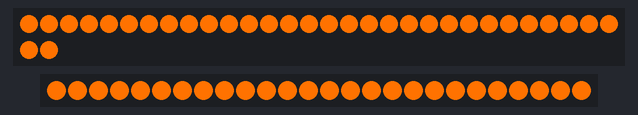
Recording of a sketch running on a simulated Arduino Uno, built with avr-gcc and run on an emulated ATmega328P. Shown: 32 RGB LEDs in strip order, left to right, continuing on the next row, 26 RGB LEDs in strip order, left to right. Random numbers use the default seed unless the sketch sets one; what the sketch prints to the serial monitor is not drawn.

Above: at 3.11 s.
At 11.72 s:
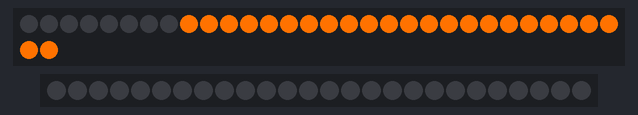
At 15.15 s:
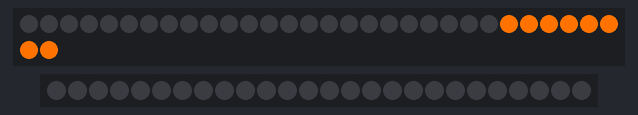
At 16.49 s:
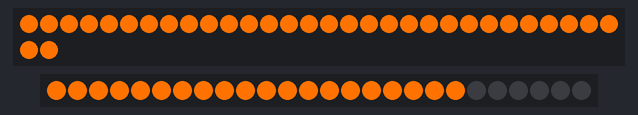
At 17.64 s:
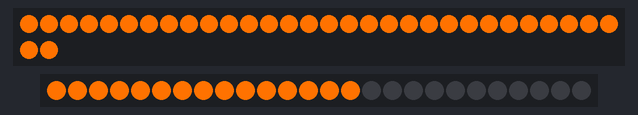
At 34.8 s:
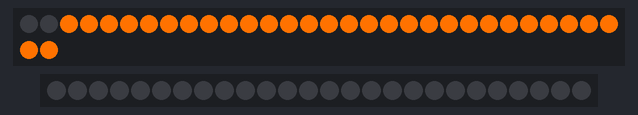

The sketch:

trombone_breathing_exhibition.ino
```cpp
#include <Adafruit_NeoPixel.h>
#ifdef __AVR__
#include <avr/power.h>
#endif

#define PIN 5
#define PIN2 6
#define NUMPIXEL 32
#define NUMPIXEL2 26


// Parameter 1 = number of pixels in strip
// Parameter 2 = Arduino pin number (most are valid)
// Parameter 3 = pixel type flags, add together as needed:
//   NEO_KHZ800  800 KHz bitstream (most NeoPixel products w/WS2812 LEDs)
//   NEO_KHZ400  400 KHz (classic 'v1' (not v2) FLORA pixels, WS2811 drivers)
//   NEO_GRB     Pixels are wired for GRB bitstream (most NeoPixel products)
//   NEO_RGB     Pixels are wired for RGB bitstream (v1 FLORA pixels, not v2)
//   NEO_RGBW    Pixels are wired for RGBW bitstream (NeoPixel RGBW products)
Adafruit_NeoPixel strip = Adafruit_NeoPixel(NUMPIXEL, PIN, NEO_GRB + NEO_KHZ800);
Adafruit_NeoPixel strip2 = Adafruit_NeoPixel(NUMPIXEL2, PIN2, NEO_GRB + NEO_KHZ800);

// IMPORTANT: To reduce NeoPixel burnout risk, add 1000 uF capacitor across
// pixel power leads, add 300 - 500 Ohm resistor on first pixel's data input
// and minimize distance between Arduino and first pixel.  Avoid connecting
// on a live circuit...if you must, connect GND first.


int lightOn;
int lightOn2;
int lightOnMax;
int moveLight;

int avarageB;
int avarageA;
int sampleSize = 5;

int breathSensor;
int breathSensorMax;
int breathSensorMin;

int armSensor;
int armSensorMax;
int armSensorMin;

int breathPin = A3;
int armBendPin = A2;
int calibButtonPin = 10;

boolean buttonState;
boolean lastButtonState;

int R = 255;
int G = 114;
int B = 0;

boolean armSensorOn = true;
boolean breathSensorOn = true;

int animLight = 1;

int sensorOffcntr;

int fakeCounter;
int fakeMax;
int inc=1;

int fakeArmCnt;
int fakeArmMax;
int arminc=1;

boolean fakeArmOn=false;

void setup() {

  Serial.begin(9600);
  strip.begin();
  strip.show(); // Initialize all pixels to 'off'
  strip.setBrightness(255);

  strip2.begin();
  strip2.show(); // Initialize all pixels to 'off'
  strip2.setBrightness(255);

  pinMode(calibButtonPin, INPUT_PULLUP);
  //pinMode(breathPin,INPUT_PULLUP);
  //pinMode(armBendPin,INPUT_PULLUP);


 delay(500);

  //avarageB = analogRead(breathPin);
 // avarageA = analogRead(armBendPin);


//
//  if (avarageB < 1023){
//    breathSensorOn = true;
//  }
//  else {
//    breathSensorOn = false;
//    Serial.println("no breathing sensor calibration");
//  }
//  if (avarageA < 1023) {
//    armSensorOn = true;
//  }
//  else{
//    armSensorOn = false;
//    Serial.println("no arm sensor calibration");
//  }

/*
  if (breathSensorOn){
    calibrationBreath();
  }
  else {
    breathSensorMax=1015;
    breathSensorMin=800;
  }
  if (armSensorOn){
    calibrationArm();
  }
  else {
    armSensorMax=600;
    armSensorMin=200;
  }
*/
 breathSensorMin=0 ;
 breathSensorMax=516;

armSensorMax=255;
armSensorMin=0;

}


void loop() {

/*
  // read breathing sensor
  breathSensor = analogRead(breathPin);

  // read arm bend sensor
  armSensor = analogRead(armBendPin);


// check if the sensor is still there

  if (breathSensor < 1019) {
    breathSensorOn = true;
    sensorOffcntr=0;
  }
  else {
    sensorOffcntr++;
  }
  if (armSensor< 1023) {
    armSensorOn = true;
  }
  else {
   // armSensorOn = false;
  }

// if the breathsensor stays 1019 or bigger for loing time, then go to full mode
if (sensorOffcntr>2000){
  breathSensorOn = false;
}
  //-----------------------------------

  // smooth out with avarage
  breathSensor = ( avarageB * (sampleSize - 1) + breathSensor) / sampleSize;
  avarageB = breathSensor;

  // smooth out with avarage
  armSensor = ( avarageA * (sampleSize - 1) + armSensor) / sampleSize;
  avarageA = armSensor;


  // read calib button and call the callibration if necessary
  buttonState = digitalRead(calibButtonPin);
  if (buttonState != lastButtonState && buttonState == LOW) {
    if (breathSensorOn)calibrationBreath();
    if (armSensorOn)calibrationArm();
  }
  lastButtonState = buttonState;
  //------------------------------------

  Serial.print("breathSensor :");
  Serial.print(breathSensor);

  Serial.print(" \t ");
  Serial.print("armSensor :");
  Serial.print(armSensor);
*/

// fake breath
breathSensor=fakeBreath();


  int totalPixelNum=NUMPIXEL + NUMPIXEL2;

  if (breathSensorOn) {
    // map the readhing of breath sensor to which light should be on
    breathSensor = constrain(breathSensor, breathSensorMin, breathSensorMax);
    lightOn = map(breathSensor, breathSensorMin, breathSensorMax,-1, totalPixelNum);
    Serial.println(lightOn);
  }
  else {

//    if (lightOn <= 0 || lightOn >= totalPixelNum) {
//      animLight = -animLight;
//    }
//    lightOn = lightOn + animLight;

  // all of them are on
  lightOn=totalPixelNum;
     delay(10);
  }

  lightOn=constrain(lightOn,0, totalPixelNum);

//  Serial.print(" \t ");
//  Serial.print("lightOn :");
//  Serial.print(lightOn);
//
//  Serial.print(" \t ");
//  Serial.print("animationMode :");
//  Serial.print(breathSensorOn);
//
//  Serial.print(" \t ");
//  Serial.print("cntr :");
//  Serial.print(sensorOffcntr);
//
//
//  Serial.println();

//fake arm
long timing = millis();
if (timing%1078 == random(300)){
  fakeArmOn=true;
      if (fakeArmCnt<=0){
    fakeArmMax = random(5,22);
    fakeArmMax = fakeArmMax*12;
    fakeArmMax = constrain (fakeArmMax, 0,armSensorMax);
    arminc = random (1,4);

  }
}
if (fakeArmOn){
armSensor=fakeArm();
if (armSensor <=0){
  fakeArmOn=false;
}
}


  if (armSensorOn) {
    // decide the color of pixel with arm sensor
    armSensor = constrain(armSensor, armSensorMin, armSensorMax);
    R = map(armSensor, armSensorMin, armSensorMax, 255,114);
    G = map(armSensor, armSensorMin, armSensorMax, 114,255);
    B = map(armSensor, armSensorMin, armSensorMax, 0, 0);
  }
  else {
    R = 255;
    G = 114;
    B = 0;
  }

  for (int i = 1; i < NUMPIXEL+1; i++) {


    if (i < lightOn) {
      strip.setPixelColor(NUMPIXEL- i, strip.Color(R, G, B) );
    }
    else  strip.setPixelColor(NUMPIXEL- i, strip.Color(0, 0, 0) );
  }

  for (int i = 0; i < NUMPIXEL2; i++) {
    if (i < lightOn - NUMPIXEL) {
      strip2.setPixelColor(i, strip2.Color(R, G, B) );
    }
    else  strip2.setPixelColor(i, strip2.Color(0, 0, 0) );
  }


  strip.show();
  strip2.show();


  delay(10);
}


void calibrationBreath() {
  breathSensorMax = 0;
  breathSensorMin = 1023;

  Serial.println("calibration Breath sensor starts");

  for (int i = 0; i < 1000; i++) {
    breathSensor = analogRead(breathPin);
    Serial.print("breathSensor : ");
    Serial.println(breathSensor);
    if (breathSensor > breathSensorMax) {
      breathSensorMax = breathSensor;
    }
    if (breathSensor < breathSensorMin) {
      breathSensorMin = breathSensor;
    }
    // map the readhing of breath sensor to which light should be on
    breathSensor = constrain(breathSensor, breathSensorMin, breathSensorMax);
    lightOn = map(breathSensor, breathSensorMin, breathSensorMax, -1,NUMPIXEL);


    for (int i = 0; i < NUMPIXEL; i++) {
      if (i < lightOn) {
        strip.setPixelColor(NUMPIXEL - i, strip.Color(0, 255, 0) );
      }
      else  strip.setPixelColor(NUMPIXEL - i, strip.Color(0, 0, 0) );
    }
    strip.show();
    delay(10);
  }

  for (int i = 0; i < NUMPIXEL; i++) {
    strip.setPixelColor(i, strip.Color(0, 0, 0) );
  }
  strip.show();

    // in case there was no sensor input during the calibration, use the default min/max value
if (breathSensorMax-breathSensorMin <10){
  breathSensorMax=1015;
    breathSensorMin=800;
}
  Serial.print("breathSensorMin :");
  Serial.print(breathSensorMin);
  Serial.print("\t");
  Serial.print("breathSensorMax :");
  Serial.print(breathSensorMax);
  Serial.println();
  Serial.println("calibration Breath sensor ends");
}

void calibrationArm() {
  armSensorMax = 0;
  armSensorMin = 1023;
  Serial.println("calibration Arm sensor starts");

  for (int i = 0; i < 1000; i++) {

    armSensor = analogRead(armBendPin);
    Serial.print("armSensor : ");
    Serial.println(armSensor);
    if (armSensor > armSensorMax) {
      armSensorMax = armSensor;
    }
    if (armSensor < armSensorMin) {
      armSensorMin = armSensor;
    }

    armSensor = constrain(armSensor, armSensorMin, armSensorMax);
    lightOn2 = map(armSensor, armSensorMin, armSensorMax, NUMPIXEL2,-1);


    for (int i = 0; i < NUMPIXEL2; i++) {
      if (i < lightOn2) {
        strip2.setPixelColor(NUMPIXEL2 - i, strip2.Color(0, 255, 0) );
      }
      else  strip2.setPixelColor(NUMPIXEL2 - i, strip2.Color(0, 0, 0) );
    }
    strip2.show();

    delay(10);
  }

  for (int i = 0; i < NUMPIXEL2; i++) {
    strip2.setPixelColor(i, strip2.Color(0, 0, 0) );
  }
  strip2.show();

    if (armSensorMax-armSensorMin <50){
    armSensorMax=600;
    armSensorMin=200;
}

  Serial.print("armSensorMin :");
  Serial.print(armSensorMin);
  Serial.print("\t");
  Serial.print("armSensorMax :");
  Serial.print(armSensorMax);
  Serial.println();
  Serial.println("calibration arm sensor ends");
}

int fakeBreath(){

  if (fakeCounter<=0){
    fakeMax = random(12,48);
    //fakeMax = fakeMax*12;
    fakeMax =breathSensorMax;
    fakeMax = constrain (fakeMax, 0,breathSensorMax);
    inc = random (2,5);
  }

if (fakeCounter >=fakeMax){
  inc = -inc;
  int pause = random(100, 700);
  delay (pause);
}
fakeCounter= fakeCounter+inc;

fakeCounter= constrain(fakeCounter,0,breathSensorMax);
return fakeCounter;

}

int fakeArm(){


if (fakeArmCnt >=fakeArmMax){
  arminc = -arminc;
}
fakeArmCnt= fakeArmCnt+arminc;

fakeArmCnt= constrain(fakeArmCnt,0,armSensorMax);
return fakeArmCnt;

}
```
